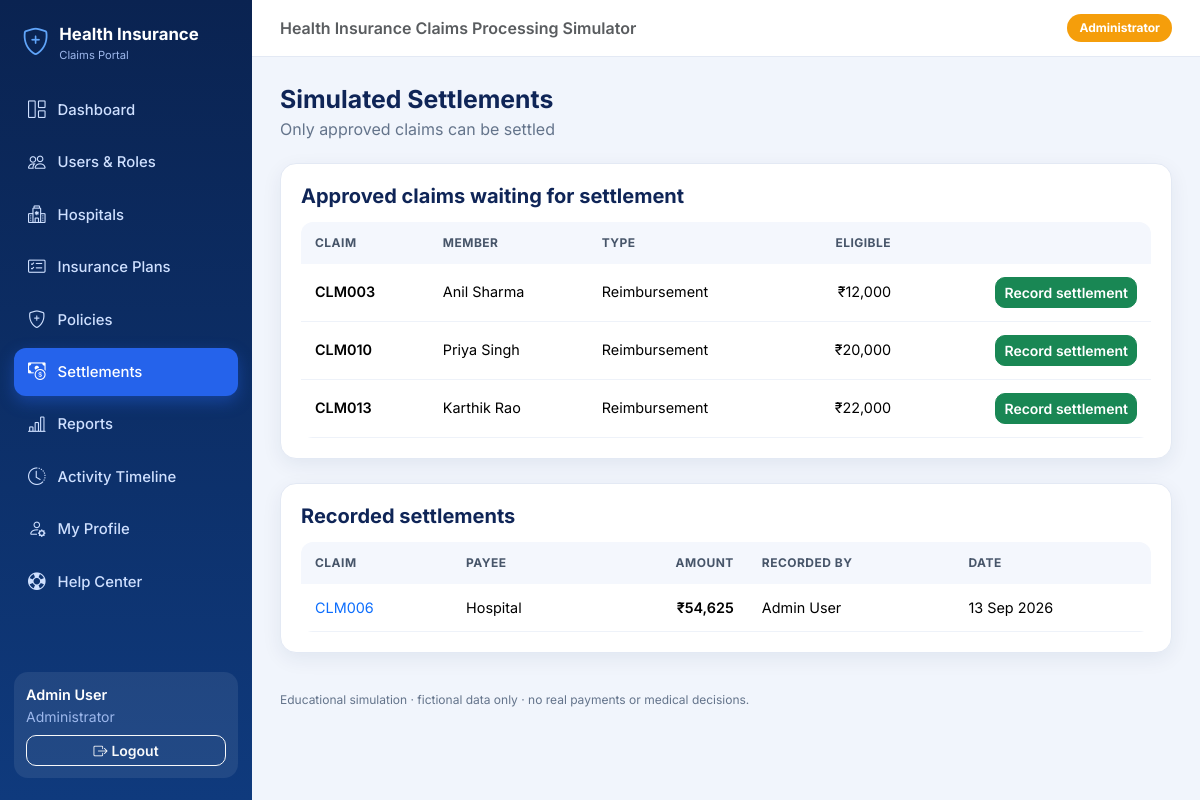
The app's page /admin/settlements (signed in) with its own data.
### models.py (models this page shows, shortened)
class User(db.Model):
    __tablename__ = "users"
    id = db.Column(db.Integer, primary_key=True)
    username = db.Column(db.String(50), nullable=False, unique=True)
    password_hash = db.Column(db.String(255), nullable=False)
    display_name = db.Column(db.String(100), nullable=False)
    role = db.Column(db.String(30), nullable=False, index=True)
    hospital_id = db.Column(db.Integer, db.ForeignKey("hospitals.id"), nullable=True)
    hospital = db.relationship("Hospital")

class Claim(db.Model):
    __tablename__ = "claims"
    id = db.Column(db.Integer, primary_key=True)
    policy_id = db.Column(db.Integer, db.ForeignKey("policies.id"), nullable=False, index=True)
    member_id = db.Column(db.Integer, db.ForeignKey("members.id"), nullable=False, index=True)
    hospital_id = db.Column(db.Integer, db.ForeignKey("hospitals.id"), nullable=False, index=True)
    created_by_user_id = db.Column(db.Integer, db.ForeignKey("users.id"), nullable=False)
    claim_type = db.Column(db.String(20), nullable=False, index=True)
    treatment_type = db.Column(db.String(80), nullable=False)
    admission_date = db.Column(db.Date, nullable=False)
    discharge_date = db.Column(db.Date, nullable=False)
    requested_amount = db.Column(db.Numeric(12, 2), nullable=False)
    eligible_amount = db.Column(db.Numeric(12, 2), nullable=True)
    status = db.Column(db.String(20), nullable=False, default="draft", index=True)
    officer_user_id = db.Column(db.Integer, db.ForeignKey("users.id"), nullable=True, index=True)
    description = db.Column(db.Text)
    __table_args__ = (
        db.ForeignKeyConstraint(["member_id", "policy_id"], ["members.id", "members.policy_id"],
                                name="fk_claim_member_same_policy"),
    )
    policy = db.relationship("Policy", foreign_keys=[policy_id])
    member = db.relationship("Member", foreign_keys=[member_id])
    hospital = db.relationship("Hospital")
    creator = db.relationship("User", foreign_keys=[created_by_user_id])
    officer = db.relationship("User", foreign_keys=[officer_user_id])
    documents = db.relationship("ClaimDocument", back_populates="claim", order_by="ClaimDocument.id",
                                cascade="all, delete-orphan")
    history = db.relationship("ClaimHistory", back_populates="claim",
                              order_by="ClaimHistory.timestamp, ClaimHistory.id")
    files = db.relationship("ClaimFile", back_populates="claim", order_by="ClaimFile.created_at")
    settlement = db.relationship("Settlement", back_populates="claim", uselist=False)
    @property
    def code(self):
        return f"CLM{self.id:03d}"

class Member(db.Model):
    __tablename__ = "members"
    id = db.Column(db.Integer, primary_key=True)
    policy_id = db.Column(db.Integer, db.ForeignKey("policies.id"), nullable=False, index=True)
    display_name = db.Column(db.String(100), nullable=False)
    date_of_birth = db.Column(db.Date, nullable=True)
    gender = db.Column(db.String(30), nullable=True)
    is_covered = db.Column(db.Boolean, nullable=False, default=True)
    relation = db.Column("relationship", db.String(40), nullable=False)  # column is called "relationship"
    __table_args__ = (db.UniqueConstraint("id", "policy_id", name="uq_member_id_policy"),)
    policy = db.relationship("Policy", back_populates="members")

class Settlement(db.Model):
    __tablename__ = "settlements"
    id = db.Column(db.Integer, primary_key=True)
    claim_id = db.Column(db.Integer, db.ForeignKey("claims.id"), nullable=False, unique=True)
    payee_type = db.Column(db.String(20), nullable=False)  # hospital / policyholder
    amount = db.Column(db.Numeric(12, 2), nullable=False)
    recorded_by = db.Column(db.Integer, db.ForeignKey("users.id"), nullable=False)
    recorded_at = db.Column(db.DateTime, nullable=False, default=now)
    claim = db.relationship("Claim", back_populates="settlement")
    recorder = db.relationship("User")

### routes/admin.py (the view)
@bp.route("/settlements")
@role_required("administrator")
def settlements():
    waiting = Claim.query.filter_by(status="approved").order_by(Claim.id).all()
    done = Settlement.query.order_by(Settlement.id.desc()).all()
    return render_template("admin/settlements.html", waiting=waiting, done=done)

### app.py (called while the page is built)
def inr(value):
    try:
        number = Decimal(str(value if value is not None else 0))
    except Exception:
        number = Decimal(0)
    sign = "-" if number < 0 else ""
    whole, _, fraction = f"{abs(number):.2f}".partition(".")
    if len(whole) > 3:
        head, tail = whole[:-3], whole[-3:]
        groups = []
        while len(head) > 2:
            groups.insert(0, head[-2:])
            head = head[:-2]
        if head:
            groups.insert(0, head)
        whole = ",".join(groups + [tail])
    return f"{sign}₹{whole}" + ("" if fraction == "00" else "." + fraction)

### routes/auth.py (called while the page is built)
@bp.before_app_request
def load_current_user():
    user_id = session.get("user_id")
    g.user = db.session.get(User, user_id) if user_id else None

def role_required(*roles):
    def decorator(view):
        @wraps(view)
        def wrapped(*args, **kwargs):
            if g.user is None:
                flash("Please log in to continue.", "warning")
                return redirect(url_for("auth.login"))
            if g.user.role not in roles:
                abort(403)
            return view(*args, **kwargs)
        return wrapped
    return decorator

### templates/admin/settlements.html (shortened to what this page needs)
{% extends "base.html" %}
{% block content %}
<div class="page-head"><div><h1>Simulated Settlements</h1><p>Only approved claims can be settled</p></div></div>
<div class="card-box mb-4"><h5>Approved claims waiting for settlement</h5>
{% if waiting %}<div class="table-wrap"><table class="table table-modern">
  <thead><tr><th>Claim</th><th>Member</th><th>Type</th><th class="text-end">Eligible</th><th></th></tr></thead><tbody>
  {% for c in waiting %}<tr><td class="fw-semibold">{{ c.code }}</td><td>{{ c.member.display_name }}</td><td class="text-capitalize">{{ c.claim_type }}</td>
    <td class="text-end">{{ c.eligible_amount|inr }}</td>
    <td class="text-end"><a class="btn btn-sm btn-success" href="{{ url_for('admin.settle', claim_id=c.id) }}">Record settlement</a></td></tr>{% endfor %}
  </tbody></table></div>
{% else %}<div class="empty-state"><i class="bi bi-check2-all"></i>Nothing is waiting for settlement.</div>{% endif %}
</div>
<div class="card-box"><h5>Recorded settlements</h5>
{% if done %}<div class="table-wrap"><table class="table table-modern">
  <thead><tr><th>Claim</th><th>Payee</th><th class="text-end">Amount</th><th>Recorded by</th><th>Date</th></tr></thead><tbody>
  {% for s in done %}<tr><td><a href="{{ url_for('admin.settle', claim_id=s.claim_id) }}">{{ s.claim.code }}</a></td><td class="text-capitalize">{{ s.payee_type }}</td>
    <td class="text-end fw-semibold">{{ s.amount|inr }}</td><td>{{ s.recorder.display_name }}</td><td>{{ s.recorded_at.strftime('%d %b %Y') }}</td></tr>{% endfor %}
  </tbody></table></div>
{% else %}<div class="empty-state"><i class="bi bi-inbox"></i>No settlements recorded yet.</div>{% endif %}
</div>
{% endblock %}

### templates/base.html (shortened to what this page needs)
<!doctype html>
<html lang="en">
<head>
  <link href="https://cdn.jsdelivr.net/npm/bootstrap@5.3.3/dist/css/bootstrap.min.css" rel="stylesheet">
  <link href="https://cdn.jsdelivr.net/npm/bootstrap-icons@1.11.3/font/bootstrap-icons.min.css" rel="stylesheet">
  <link href="{{ url_for('static', filename='css/style.css') }}" rel="stylesheet">
</head>
<body>
<div class="{{ 'app-shell' if g.user }}">
  {% if g.user %}
  <aside class="sidebar" id="sidebar">
    <div class="brand"><i class="bi bi-shield-plus"></i><div>Health Insurance<small>Claims Portal</small></div></div>
    <nav aria-label="Main menu">
      {% for label, endpoint, icon, others in nav_items %}
        <a class="nav-link-item {{ 'active' if request.endpoint == endpoint or request.endpoint in others }}"
           href="{{ url_for(endpoint) }}"><i class="bi {{ icon }}"></i>{{ label }}</a>
      {% endfor %}
    </nav>
    <div class="sidebar-user">
      <div class="name">{{ g.user.display_name }}</div>
      <div class="small mb-2" style="color:#9db8ec">{{ ROLE_LABELS[g.user.role] }}{% if g.user.hospital %} · {{ g.user.hospital.name }}{% endif %}</div>
      <form method="post" action="{{ url_for('auth.logout') }}">
        <button class="btn btn-sm btn-outline-light w-100"><i class="bi bi-box-arrow-right me-1"></i>Logout</button>
      </form>
    </div>
  </aside>
  {% endif %}
  <div class="main-area">
    {% if g.user %}
    <header class="topbar">
      <span class="fw-semibold text-muted d-none d-md-inline">Health Insurance Claims Processing Simulator</span>
      <span class="role-chip role-{{ g.user.role }}">{{ ROLE_LABELS[g.user.role] }}</span>
    </header>
    {% endif %}
    <main class="{{ 'content' if g.user }}">
      {% block content %}{% endblock %}
    </main>
    {% if g.user %}<div class="footer-note">Educational simulation · fictional data only · no real payments or medical decisions.</div>{% endif %}
  </div>
</div>
</body>
</html>

### static/css/style.css (style rules this page uses)
:root { --navy: #0a2351; --navy-2: #0f3a7d; --blue: #2563eb; --blue-dark: #1d4ed8; --bg: #f1f5fc; --card: #ffffff; --text: #1e293b; --muted: #64748b; --border: #e3e9f4; --radius: 16px; --shadow: 0 6px 20px rgba(15, 42, 91, .07); }
body { font-family: 'Inter', system-ui, -apple-system, 'Segoe UI', sans-serif; background: var(--bg); color: var(--text); }
a { text-decoration: none; }
h1, h2, h3, h4 { font-weight: 700; color: #0f2557; }
.app-shell { display: flex; min-height: 100vh; }
.sidebar { width: 252px; flex-shrink: 0; background: linear-gradient(180deg, var(--navy) 0%, var(--navy-2) 100%); color: #cfe0ff; position: sticky; top: 0; height: 100vh; display: flex; flex-direction: column; padding: 22px 14px; }
.brand { display: flex; align-items: center; gap: 10px; color: #fff; font-weight: 700; font-size: 1.05rem; padding: 0 8px 22px; }
.brand i { font-size: 1.7rem; color: #60a5fa; }
.brand small { display: block; font-weight: 400; font-size: .7rem; color: #9db8ec; }
.nav-link-item { display: flex; align-items: center; gap: 12px; color: #cfe0ff; padding: 11px 14px; border-radius: 12px; margin-bottom: 4px; font-weight: 500; font-size: .93rem; transition: all .15s; }
.nav-link-item.active { background: var(--blue); color: #fff; box-shadow: 0 6px 16px rgba(37,99,235,.4); }
.nav-link-item i { font-size: 1.1rem; }
.sidebar-user { margin-top: auto; background: rgba(255,255,255,.08); border-radius: 14px; padding: 12px; }
.sidebar-user .name { color: #fff; font-weight: 600; font-size: .9rem; }
.main-area { flex: 1; min-width: 0; display: flex; flex-direction: column; }
.topbar { display: flex; align-items: center; justify-content: space-between; padding: 14px 28px; background: #fff; border-bottom: 1px solid var(--border); position: sticky; top: 0; z-index: 20; }
.content { padding: 28px; max-width: 1280px; width: 100%; }
.footer-note { font-size: .75rem; color: var(--muted); padding: 10px 28px 20px; }
.card-box { background: var(--card); border: 1px solid var(--border); border-radius: var(--radius); box-shadow: var(--shadow); padding: 20px; }
.card-box h5, .card-box h6 { font-weight: 700; margin-bottom: 14px; color: #0f2557; }
.page-head { display: flex; flex-wrap: wrap; justify-content: space-between; align-items: center; gap: 12px; margin-bottom: 22px; }
.page-head h1 { font-size: 1.55rem; margin: 0; }
.page-head p { margin: 2px 0 0; color: var(--muted); }
.table-modern { margin: 0; }
.table-modern thead th { background: #f4f7fd; color: #475569; font-size: .75rem; text-transform: uppercase; letter-spacing: .04em; border: 0; padding: 12px 14px; white-space: nowrap; }
.table-modern td { padding: 13px 14px; vertical-align: middle; border-color: #eef2f9; font-size: .9rem; }
.table-wrap { overflow-x: auto; border-radius: 12px; }
.role-chip { padding: 5px 12px; border-radius: 999px; font-size: .75rem; font-weight: 700; color: #fff; }
.role-administrator { background: #f59e0b; }
.btn { border-radius: 10px; font-weight: 600; }

### records on screen
User: user.display_name "Admin User", role "Administrator"
Claim: code "CLM003", member.display_name "Anil Sharma", claim_type "Reimbursement", eligible_amount|inr "₹12,000"
Claim: code "CLM010", member.display_name "Priya Singh", claim_type "Reimbursement", eligible_amount|inr "₹20,000"
Claim: code "CLM013", member.display_name "Karthik Rao", claim_type "Reimbursement", eligible_amount|inr "₹22,000"
Settlement: claim.code "CLM006", payee_type "Hospital", amount|inr "₹54,625", recorder.display_name "Admin User", recorded_at "13 Sep 2026"

### other values on screen
{{ label }} "Dashboard" "Users & Roles" "Hospitals" "Insurance Plans" "Policies" "Settlements" "Reports" "Activity Timeline" "My Profile" "Help Center"
